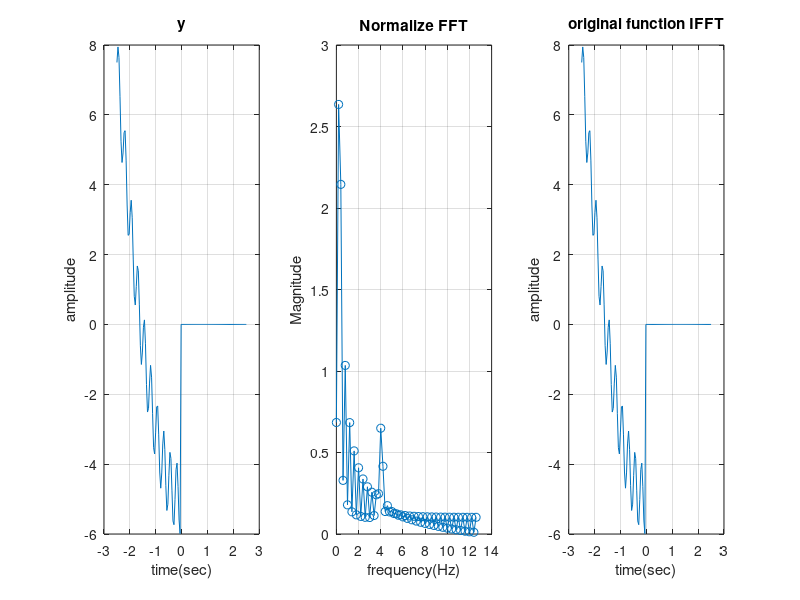

This figure's MATLAB source:
Td = 5;     # duration ( seconds )
N  = 128;   # Sample
dt = Td/N;  # sampling interval
fs = 1/dt;  # sampling frequency
df = fs/N;  # sampling interval of frequency domain
fmax = fs/2;# Nyquist frequency

t = linspace(-Td/2, Td/2, N);
w = 2*pi;
#y = sin(w*t);
#y = sin(w*t) - 5*cos(10*w*t) + cos(20*w*t);
#y = rande( 1, N ) + sin(w*t);
p = [ 2 0 -5 ];
y = polyval( p, t ) + sin(4*w*t);
y(N/2:end) = 0;
F = fft(y, N);

subplot(1,3,1);
plot( t, y );
grid on;
xlabel('time(sec)');
ylabel('amplitude');
title('y');

subplot( 1,3,2 );
Center = ceil(N/2);
freq = [0:Center-1]*df;
normF = abs(F)(1:Center)/N*2;
plot(freq, normF, "o-");
grid on;
xlabel('frequency(Hz)');
ylabel('Magnitude');
title('Normalize FFT');

subplot(1,3,3);
invF = ifft(F);
plot(t, invF);
grid on;
xlabel('time(sec)');
ylabel("amplitude");
title('original function IFFT');
